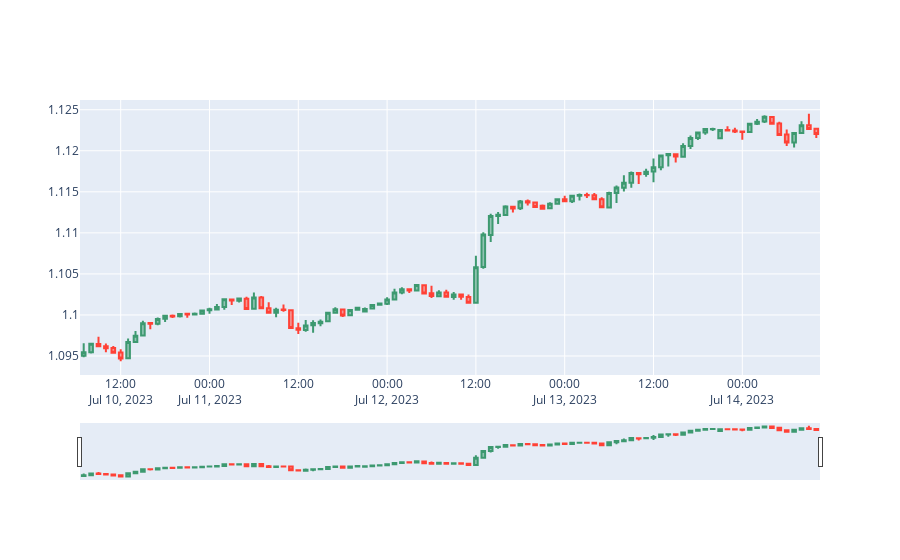

The notebook cell saved with this chart:
### Code cell
fig = go.Figure()
fig.add_trace(go.Candlestick(
    x=df_plot.time, open=df_plot.mid_o, high=df_plot.mid_h, low = df_plot.mid_l, close=df_plot.mid_c
    ))
fig.show()
